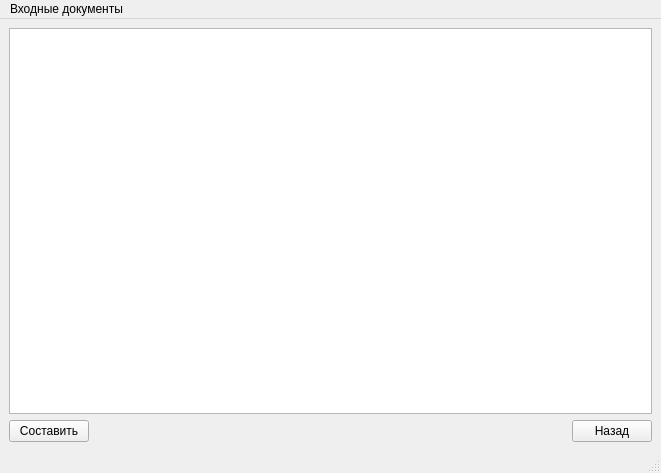
<?xml version="1.0" encoding="UTF-8"?>
<ui version="4.0">
 <class>Z1</class>
 <widget class="QMainWindow" name="Z1">
  <property name="geometry">
   <rect>
    <x>0</x>
    <y>0</y>
    <width>661</width>
    <height>473</height>
   </rect>
  </property>
  <property name="font">
   <font>
    <pointsize>9</pointsize>
   </font>
  </property>
  <property name="windowTitle">
   <string>Ведомость потребности в закупаемом сырье</string>
  </property>
  <widget class="QWidget" name="widget">
   <property name="layoutDirection">
    <enum>Qt::LeftToRight</enum>
   </property>
   <layout class="QVBoxLayout" name="verticalLayout_3">
    <item>
     <layout class="QVBoxLayout" name="verticalLayout_2">
      <item>
       <layout class="QVBoxLayout" name="verticalLayout">
        <item>
         <widget class="QTableView" name="tableView">
          <property name="textElideMode">
           <enum>Qt::ElideMiddle</enum>
          </property>
          <attribute name="verticalHeaderVisible">
           <bool>false</bool>
          </attribute>
         </widget>
        </item>
       </layout>
      </item>
      <item>
       <layout class="QHBoxLayout" name="horizontalLayout">
        <item>
         <widget class="QPushButton" name="pushButton_2">
          <property name="text">
           <string>Составить</string>
          </property>
         </widget>
        </item>
        <item>
         <spacer name="horizontalSpacer">
          <property name="orientation">
           <enum>Qt::Horizontal</enum>
          </property>
          <property name="sizeHint" stdset="0">
           <size>
            <width>40</width>
            <height>20</height>
           </size>
          </property>
         </spacer>
        </item>
        <item>
         <widget class="QPushButton" name="pushButton">
          <property name="text">
           <string>Назад</string>
          </property>
         </widget>
        </item>
       </layout>
      </item>
     </layout>
    </item>
   </layout>
  </widget>
  <widget class="QMenuBar" name="menubar">
   <property name="geometry">
    <rect>
     <x>0</x>
     <y>0</y>
     <width>661</width>
     <height>25</height>
    </rect>
   </property>
   <property name="font">
    <font>
     <pointsize>9</pointsize>
    </font>
   </property>
   <widget class="QMenu" name="menu">
    <property name="title">
     <string>Входные документы</string>
    </property>
    <addaction name="action"/>
    <addaction name="action_2"/>
   </widget>
   <addaction name="menu"/>
  </widget>
  <widget class="QStatusBar" name="statusbar">
   <property name="font">
    <font>
     <pointsize>9</pointsize>
    </font>
   </property>
  </widget>
  <action name="action">
   <property name="text">
    <string>Ведомость наличия сырья на складе</string>
   </property>
  </action>
  <action name="action_2">
   <property name="text">
    <string>Ведомость потребности в сырье для производства на месяц</string>
   </property>
  </action>
 </widget>
 <resources/>
 <connections/>
</ui>
